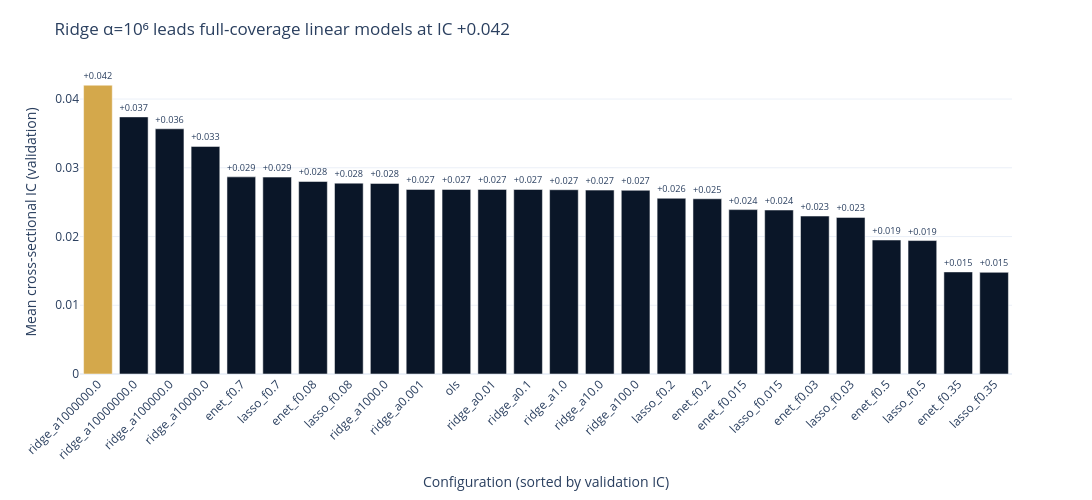

The notebook cell this image was saved under:
### Markdown cell above
### Full-coverage IC ranking

The bar chart ranks the full-coverage linear configs by validation IC. Ridge's
strong-shrinkage settings lead; the partial-coverage L1 configs are excluded
from the ranking (their IC is measured on fewer validation dates), so the chart
reflects the winner the guard above selects.

### Code cell
_SUP = str.maketrans("0123456789-", "⁰¹²³⁴⁵⁶⁷⁸⁹⁻")


def _pretty_config(name):
    """Human-readable label for a config; renders ridge alpha as a power of ten."""
    if name.startswith("ridge_a"):
        alpha = float(name.split("_a")[1])
        exp = int(round(np.log10(alpha)))
        return f"Ridge α=10{str(exp).translate(_SUP)}"
    return name


# Figure 1 — full-coverage IC ranking (leader highlighted; partials excluded).
_names = [r["config"]["config_name"] for r in full_cov]
_ics = [r["ic_mean"] for r in full_cov]
_leader = best["config"]["config_name"] if best else None
_bar_colors = [COLORS["amber"] if n == _leader else COLORS["blue"] for n in _names]
fig_ic = go.Figure(
    go.Bar(
        x=_names,
        y=_ics,
        marker_color=_bar_colors,
        text=[f"{v:+.3f}" for v in _ics],
        textposition="outside",
        cliponaxis=False,
    )
)
_lead_ic = best["ic_mean"] if best else float("nan")
fig_ic.update_layout(
    title=f"{_pretty_config(_leader)} leads full-coverage linear models at IC {_lead_ic:+.3f}",
    template="plotly_white",
    height=500,
    width=1100,
    showlegend=False,
    margin=dict(t=70),
)
fig_ic.update_xaxes(title_text="Configuration (sorted by validation IC)", tickangle=-45)
fig_ic.update_yaxes(title_text="Mean cross-sectional IC (validation)")
fig_ic.show()

### Figure 1 — Plotly figure (JSON) as saved in the notebook; plotly's stock layout.template omitted (floating-point values rounded to 4 significant figures)
{"data": [{"cliponaxis": false, "marker": {"color": ["#D4A84B", "#0a1628", "#0a1628", "#0a1628", "#0a1628", "#0a1628", "#0a1628", "#0a1628", "#0a1628", "#0a1628", "#0a1628", "#0a1628", "#0a1628", "#0a1628", "#0a1628", "#0a1628", "#0a1628", "#0a1628", "#0a1628", "#0a1628", "#0a1628", "#0a1628", "#0a1628", "#0a1628", "#0a1628", "#0a1628"]}, "text": ["+0.042", "+0.037", "+0.036", "+0.033", "+0.029", "+0.029", "+0.028", "+0.028", "+0.028", "+0.027", "+0.027", "+0.027", "+0.027", "+0.027", "+0.027", "+0.027", "+0.026", "+0.025", "+0.024", "+0.024", "+0.023", "+0.023", "+0.019", "+0.019", "+0.015", "+0.015"], "textposition": "outside", "type": "bar", "x": ["ridge_a1000000.0", "ridge_a10000000.0", "ridge_a100000.0", "ridge_a10000.0", "enet_f0.7", "lasso_f0.7", "enet_f0.08", "lasso_f0.08", "ridge_a1000.0", "ridge_a0.001", "ols", "ridge_a0.01", "ridge_a0.1", "ridge_a1.0", "ridge_a10.0", "ridge_a100.0", "lasso_f0.2", "enet_f0.2", "enet_f0.015", "lasso_f0.015", "enet_f0.03", "lasso_f0.03", "enet_f0.5", "lasso_f0.5", "enet_f0.35", "lasso_f0.35"], "y": [0.04201, 0.0374, 0.03567, 0.03311, 0.02868, 0.02864, 0.02801, 0.02777, 0.02773, 0.02685, 0.02685, 0.02685, 0.02684, 0.02681, 0.02675, 0.02672, 0.02557, 0.02549, 0.02391, 0.02385, 0.02298, 0.02278, 0.01949, 0.01941, 0.01485, 0.01479]}], "layout": {"height": 500, "margin": {"t": 70}, "showlegend": false, "title": {"text": "Ridge α=10⁶ leads full-coverage linear models at IC +0.042"}, "width": 1100, "xaxis": {"tickangle": -45, "title": {"text": "Configuration (sorted by validation IC)"}}, "yaxis": {"title": {"text": "Mean cross-sectional IC (validation)"}}}}
